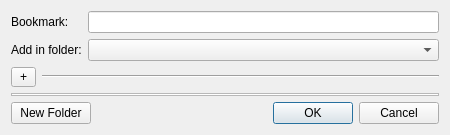
<?xml version="1.0" encoding="UTF-8"?>
<ui version="4.0">
 <class>BookmarkDialog</class>
 <widget class="QDialog" name="BookmarkDialog">
  <property name="geometry">
   <rect>
    <x>0</x>
    <y>0</y>
    <width>450</width>
    <height>135</height>
   </rect>
  </property>
  <property name="sizePolicy">
   <sizepolicy hsizetype="Preferred" vsizetype="Preferred">
    <horstretch>0</horstretch>
    <verstretch>0</verstretch>
   </sizepolicy>
  </property>
  <property name="windowTitle">
   <string>Add Bookmark</string>
  </property>
  <layout class="QVBoxLayout" name="verticalLayout_3">
   <item>
    <layout class="QHBoxLayout" name="horizontalLayout">
     <item>
      <layout class="QVBoxLayout" name="verticalLayout_2">
       <item>
        <widget class="QLabel" name="label">
         <property name="text">
          <string>Bookmark:</string>
         </property>
        </widget>
       </item>
       <item>
        <widget class="QLabel" name="label_2">
         <property name="text">
          <string>Add in folder:</string>
         </property>
        </widget>
       </item>
      </layout>
     </item>
     <item>
      <layout class="QVBoxLayout" name="verticalLayout">
       <item>
        <widget class="QLineEdit" name="bookmarkEdit"/>
       </item>
       <item>
        <widget class="QComboBox" name="bookmarkFolders"/>
       </item>
      </layout>
     </item>
    </layout>
   </item>
   <item>
    <layout class="QHBoxLayout" name="horizontalLayout_3">
     <item>
      <widget class="QToolButton" name="toolButton">
       <property name="minimumSize">
        <size>
         <width>25</width>
         <height>20</height>
        </size>
       </property>
       <property name="text">
        <string>+</string>
       </property>
      </widget>
     </item>
     <item>
      <widget class="Line" name="line">
       <property name="orientation">
        <enum>Qt::Horizontal</enum>
       </property>
      </widget>
     </item>
    </layout>
   </item>
   <item>
    <widget class="QTreeView" name="treeView">
     <property name="sizePolicy">
      <sizepolicy hsizetype="Expanding" vsizetype="Ignored">
       <horstretch>0</horstretch>
       <verstretch>0</verstretch>
      </sizepolicy>
     </property>
    </widget>
   </item>
   <item>
    <layout class="QHBoxLayout" name="horizontalLayout_4">
     <item>
      <widget class="QPushButton" name="newFolderButton">
       <property name="text">
        <string>New Folder</string>
       </property>
      </widget>
     </item>
     <item>
      <widget class="QDialogButtonBox" name="buttonBox">
       <property name="orientation">
        <enum>Qt::Horizontal</enum>
       </property>
       <property name="standardButtons">
        <set>QDialogButtonBox::Cancel|QDialogButtonBox::Ok</set>
       </property>
      </widget>
     </item>
    </layout>
   </item>
  </layout>
 </widget>
 <resources/>
 <connections>
  <connection>
   <sender>buttonBox</sender>
   <signal>accepted()</signal>
   <receiver>BookmarkDialog</receiver>
   <slot>accept()</slot>
   <hints>
    <hint type="sourcelabel">
     <x>248</x>
     <y>254</y>
    </hint>
    <hint type="destinationlabel">
     <x>157</x>
     <y>274</y>
    </hint>
   </hints>
  </connection>
  <connection>
   <sender>buttonBox</sender>
   <signal>rejected()</signal>
   <receiver>BookmarkDialog</receiver>
   <slot>reject()</slot>
   <hints>
    <hint type="sourcelabel">
     <x>316</x>
     <y>260</y>
    </hint>
    <hint type="destinationlabel">
     <x>286</x>
     <y>274</y>
    </hint>
   </hints>
  </connection>
 </connections>
</ui>
